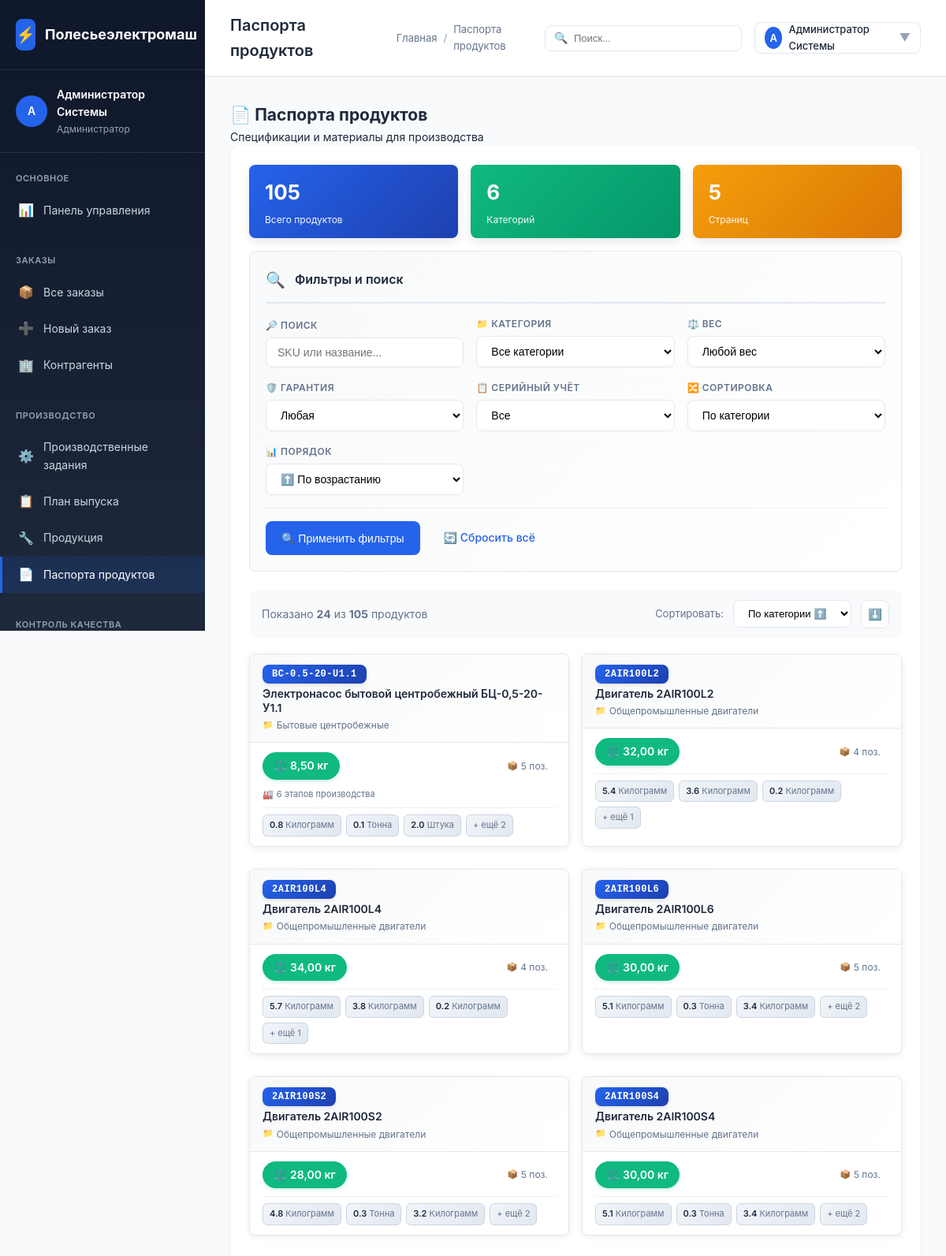
The page /polesie/modules/products/passports.php (signed in, upper part) on the database its author committed.
### tables this page shows
CREATE TABLE `users` (
  `id` INT AUTO_INCREMENT PRIMARY KEY,
  `username` VARCHAR(50) NOT NULL UNIQUE,
  `password_hash` VARCHAR(255) NOT NULL,
  `full_name` VARCHAR(100) NOT NULL,
  `email` VARCHAR(100),
  `role_id` INT,
  `is_active` BOOLEAN DEFAULT TRUE,
  `created_at` TIMESTAMP DEFAULT CURRENT_TIMESTAMP,
  CONSTRAINT `fk_users_role` FOREIGN KEY (`role_id`) REFERENCES `user_roles`(`id`) ON DELETE SET NULL
);

CREATE TABLE `user_roles` (
  `id` INT AUTO_INCREMENT PRIMARY KEY,
  `name` VARCHAR(100) NOT NULL,
  `code` VARCHAR(50) NOT NULL UNIQUE,
  `description` TEXT,
  `permissions` JSON
);

CREATE TABLE `products` (
  `id` INT AUTO_INCREMENT PRIMARY KEY,
  `article` VARCHAR(50) NOT NULL UNIQUE,
  `name` VARCHAR(200) NOT NULL,
  `category_id` INT,
  `base_unit_id` INT,
  `specifications` JSON,
  `image` VARCHAR(255),
  `base_price` DECIMAL(15,2),
  `currency` CHAR(3) DEFAULT 'BYN',
  `is_active` BOOLEAN DEFAULT TRUE,
  `created_at` TIMESTAMP DEFAULT CURRENT_TIMESTAMP,
  CONSTRAINT `fk_prod_category` FOREIGN KEY (`category_id`) REFERENCES `product_categories`(`id`) ON DELETE SET NULL,
  CONSTRAINT `fk_prod_unit` FOREIGN KEY (`base_unit_id`) REFERENCES `base_units`(`id`) ON DELETE SET NULL
);

CREATE TABLE `product_categories` (
  `id` INT AUTO_INCREMENT PRIMARY KEY,
  `parent_id` INT,
  `name` VARCHAR(100) NOT NULL,
  `name_ru` VARCHAR(100),
  `code` VARCHAR(50) UNIQUE,
  `description` TEXT,
  CONSTRAINT `fk_prod_cat_parent` FOREIGN KEY (`parent_id`) REFERENCES `product_categories`(`id`) ON DELETE CASCADE
);

CREATE TABLE `product_passports` (
  `id` INT AUTO_INCREMENT PRIMARY KEY,
  `product_id` INT NOT NULL UNIQUE,
  `total_weight_kg` DECIMAL(10,3) DEFAULT 0,
  `warranty_months` INT DEFAULT 12,
  `is_serial_tracked` BOOLEAN DEFAULT FALSE,
  `production_notes` TEXT,
  `quality_requirements` TEXT,
  `created_at` TIMESTAMP DEFAULT CURRENT_TIMESTAMP,
  `updated_at` TIMESTAMP DEFAULT CURRENT_TIMESTAMP ON UPDATE CURRENT_TIMESTAMP,
  CONSTRAINT `fk_pp_product` FOREIGN KEY (`product_id`) REFERENCES `products`(`id`) ON DELETE CASCADE
);

CREATE TABLE `product_passport_materials` (
  `id` INT AUTO_INCREMENT PRIMARY KEY,
  `passport_id` INT NOT NULL,
  `material_id` INT NOT NULL,
  `quantity` DECIMAL(10,3) DEFAULT 0,
  `unit_id` INT,
  `weight_kg` DECIMAL(10,3) DEFAULT 0,
  `percentage` DECIMAL(5,2) DEFAULT 0,
  `sort_order` INT DEFAULT 0,
  `notes` TEXT,
  CONSTRAINT `fk_ppm_passport` FOREIGN KEY (`passport_id`) REFERENCES `product_passports`(`id`) ON DELETE CASCADE,
  CONSTRAINT `fk_ppm_material` FOREIGN KEY (`material_id`) REFERENCES `materials`(`id`) ON DELETE CASCADE,
  CONSTRAINT `fk_ppm_unit` FOREIGN KEY (`unit_id`) REFERENCES `base_units`(`id`) ON DELETE SET NULL
);

CREATE TABLE `base_units` (
  `id` INT AUTO_INCREMENT PRIMARY KEY,
  `name` VARCHAR(50) NOT NULL,
  `code` VARCHAR(20) NOT NULL UNIQUE,
  `symbol` VARCHAR(10)
);

### polesie/modules/products/passports.php (the view, shortened to what the rows shown need)
<?php
require_once __DIR__ . '/../../config/config.php';
$user = getCurrentUser();
$pdo = getDbConnection();
$pageTitle = 'Паспорта продуктов';
$sortBy = $_GET['sort'] ?? 'category';
$sortOrder = $_GET['order'] ?? 'asc';
$page = max(1, (int)($_GET['page'] ?? 1));
$perPage = 24;
$query = "
    SELECT
        pp.id as passport_id,
        p.id as product_id,
        p.article as sku,
        p.name as product_name,
        pc.name as category_name,
        pc.code as category_code,
        pp.total_weight_kg,
        pp.warranty_months,
        pp.is_serial_tracked,
        pp.production_notes,
        pp.quality_requirements,
        p.specifications
    FROM products p
    LEFT JOIN product_passports pp ON pp.product_id = p.id
    LEFT JOIN product_categories pc ON p.category_id = pc.id
    WHERE p.is_active = TRUE
";
$params = [];
$sortOrder = strtolower($sortOrder) === 'desc' ? 'DESC' : 'ASC';
switch ($sortBy) {
    case 'category':
    default:
        $query .= " ORDER BY pc.name {$sortOrder}, p.name ASC";
        break;
}
$countQuery = "SELECT COUNT(*) as total FROM ({$query}) as count_query";
$countStmt = $pdo->prepare($countQuery);
$countStmt->execute($params);
$totalProducts = (int)$countStmt->fetch()['total'];
$totalPages = ceil($totalProducts / $perPage);
$page = min($page, $totalPages ?: 1);
$query .= " LIMIT :limit OFFSET :offset";
$stmt = $pdo->prepare($query);
$stmt->bindValue(':limit', (int)$perPage, PDO::PARAM_INT);
$stmt->bindValue(':offset', (int)(($page - 1) * $perPage), PDO::PARAM_INT);
$stmt->execute();
$passports = $stmt->fetchAll();
?>
<!DOCTYPE html>
<html lang="ru">
<head>
    <link rel="stylesheet" href="<?= asset('assets/css/style.css') ?>">
</head>
<body>
    <div class="app-container">
        <?php include BASE_PATH . '/includes/sidebar.php'; ?>
        <div class="main-content">
            <?php include BASE_PATH . '/includes/topbar.php'; ?>
            <div class="content-area">
                <div class="content">
                    <div class="page-header">
                        <div class="page-header-title">
                            <h2>📄 Паспорта продуктов</h2>
                        </div>
                    </div>
                    <div class="card">
                        <div class="card-body">
                            <div style="margin-top: 20px;">
                                <?php if (empty($passports)): ?>
                                    <div class="empty-state">
                                        <div class="empty-state-icon">📄</div>
                                        <h3>Паспорта не найдены</h3>
                                        <p>Измените параметры поиска или сбросьте фильтры</p>
                                        <a href="passports.php" class="btn btn-primary" style="margin-top: 16px;">🔄 Сбросить фильтры</a>
                                    </div>
                                <?php else: ?>
                                    <div style="display: grid; grid-template-columns: repeat(auto-fill, minmax(350px, 1fr)); gap: 16px;">
                                        <?php foreach ($passports as $index => $passport): ?>
                                            <?php
                                            $matStmt = $pdo->prepare("
                                                SELECT
                                                    ppm.quantity,
                                                    bu.name as unit,
                                                    m.code as material_code,
                                                    m.name_full as material_name,
                                                    mc.name as material_category
                                                FROM product_passport_materials ppm
                                                JOIN materials m ON ppm.material_id = m.id
                                                LEFT JOIN material_categories mc ON m.category_id = mc.id
                                                LEFT JOIN base_units bu ON ppm.unit_id = bu.id
                                                WHERE ppm.passport_id = :passport_id
                                                ORDER BY ppm.sort_order, m.name_full
                                            ");
                                            $matStmt->execute([':passport_id' => $passport['passport_id']]);
                                            $materials = $matStmt->fetchAll();
                                            $stageStmt = $pdo->prepare("
                                                SELECT
                                                    rco.operation_number,
                                                    rco.name as operation_name,
                                                    rco.description,
                                                    rco.time_norm_hours,
                                                    ps.name as stage_name,
                                                    ps.color as stage_color,
                                                    rco.work_center,
                                                    rco.equipment
                                                FROM route_card_operations rco
                                                LEFT JOIN production_stages ps ON rco.stage_id = ps.id
                                                WHERE rco.route_card_id IN (
                                                    SELECT id FROM route_cards WHERE product_id = :product_id AND is_active = TRUE
                                                )
                                                ORDER BY rco.sort_order, rco.operation_number
                                            ");
                                            $stageStmt->execute([':product_id' => $passport['product_id']]);
                                            $stages = $stageStmt->fetchAll();
                                            ?>
                                            <div class="passport-card" data-passport-id="<?= $passport['passport_id'] ?>" onclick="openPassportModal(this)">
                                                <div class="passport-card-header">
                                                    <div style="flex: 1;">
                                                        <span class="passport-sku"><?= e($passport['sku']) ?></span>
                                                        <div class="passport-title"><?= e($passport['product_name']) ?></div>
                                                        <div class="passport-category"><?= e($passport['category_name'] ?? 'Без категории') ?></div>
                                                    </div>
                                                </div>
                                                <div class="passport-card-body">
                                                    <div class="card-info-row">
                                                        <span class="weight-badge">⚖️ <?= number_format($passport['total_weight_kg'] ?? 0, 2, ',', ' ') ?> кг</span>
                                                        <span class="materials-count"><?= count($materials) ?> поз.</span>
                                                    </div>
                                                    <?php if (count($stages) > 0): ?>
                                                        <div style="margin-top: 8px; font-size: 11px; color: var(--text-secondary); display: flex; align-items: center; gap: 4px;">
                                                            <span>🏭</span>
                                                            <span><?= count($stages) ?> этапов производства</span>
                                                        </div>
                                                    <?php endif; ?>
                                                    <div class="materials-preview">
                                                        <?php
                                                        $previewMaterials = array_slice($materials, 0, 3);
                                                        foreach ($previewMaterials as $mat):
                                                        ?>
                                                            <span class="material-tag">
                                                                <strong><?= number_format($mat['quantity'], 1) ?></strong> <?= e($mat['unit'] ?? 'шт') ?>
                                                            </span>
                                                        <?php endforeach; ?>
                                                        <?php if (count($materials) > 3): ?>
                                                            <span class="material-tag">+ ещё <?= count($materials) - 3 ?></span>
                                                        <?php endif; ?>
                                                    </div>
                                                </div>
                                            </div>
                                        <?php endforeach; ?>
                                    </div>
                                <?php endif; ?>
                            </div>
                        </div>
                    </div>
                </div>
            </div>
        </div>
    </div>
</body>
</html>

### polesie/includes/sidebar.php (shortened to what the rows shown need)
<div class="sidebar">
    <div class="sidebar-user">
        <div class="sidebar-user-info">
            <div class="sidebar-user-avatar">
                <?= mb_substr($user['full_name'], 0, 1) ?>
            </div>
            <div class="sidebar-user-details">
                <div class="sidebar-user-name"><?= e($user['full_name']) ?></div>
                <div class="sidebar-user-role"><?= e($user['role_name']) ?></div>
            </div>
        </div>
    </div>
</div>

### polesie/includes/topbar.php (shortened to what the rows shown need)
<div class="topbar">
    <div class="topbar-left">
        <h1 class="topbar-title"><?= e($pageTitle) ?></h1>
    </div>
    <div class="topbar-right">
        <div style="position: relative;">
            <div class="topbar-action" onclick="toggleProfileMenu()" style="width: auto; padding: 8px 12px; gap: 8px;">
                <div style="width: 28px; height: 28px; background: var(--primary-color); border-radius: 50%; display: flex; align-items: center; justify-content: center; color: white; font-size: 13px; font-weight: 600;">
                    <?= mb_substr($user['full_name'], 0, 1) ?>
                </div>
                <span style="font-size: 13px; font-weight: 500;"><?= e($user['full_name']) ?></span>
                <span style="color: var(--text-muted);">▼</span>
            </div>
        </div>
    </div>
</div>

### rows shown on the page
users: full_name "А", full_name "Администратор Системы", role.name "Администратор"
products: article "BC-0.5-20-U1.1", name "Электронасос бытовой центробежный БЦ-0,5-20-У1.1", category.name "Бытовые центробежные", product_passports.total_weight_kg "8,50", count($materials) "5", count($stages) "6", count($materials) - 3 "2"
product_passport_materials: quantity "0.8", unit.name "Килограмм"
product_passport_materials: quantity "0.1", unit.name "Тонна"
product_passport_materials: quantity "2.0", unit.name "Штука"
products: article "2AIR100L2", name "Двигатель 2AIR100L2", category.name "Общепромышленные двигатели", product_passports.total_weight_kg "32,00", count($materials) "4", count($materials) - 3 "1"
product_passport_materials: quantity "5.4", unit.name "Килограмм"
product_passport_materials: quantity "3.6", unit.name "Килограмм"
product_passport_materials: quantity "0.2", unit.name "Килограмм"
products: article "2AIR100L4", name "Двигатель 2AIR100L4", category.name "Общепромышленные двигатели", product_passports.total_weight_kg "34,00", count($materials) "4", count($materials) - 3 "1"
product_passport_materials: quantity "5.7", unit.name "Килограмм"
product_passport_materials: quantity "3.8", unit.name "Килограмм"
product_passport_materials: quantity "0.2", unit.name "Килограмм"
products: article "2AIR100L6", name "Двигатель 2AIR100L6", category.name "Общепромышленные двигатели", product_passports.total_weight_kg "30,00", count($materials) "5", count($materials) - 3 "2"
product_passport_materials: quantity "5.1", unit.name "Килограмм"
product_passport_materials: quantity "0.3", unit.name "Тонна"
product_passport_materials: quantity "3.4", unit.name "Килограмм"
products: article "2AIR100S2", name "Двигатель 2AIR100S2", category.name "Общепромышленные двигатели", product_passports.total_weight_kg "28,00", count($materials) "5", count($materials) - 3 "2"
product_passport_materials: quantity "4.8", unit.name "Килограмм"
product_passport_materials: quantity "0.3", unit.name "Тонна"
product_passport_materials: quantity "3.2", unit.name "Килограмм"
products: article "2AIR100S4", name "Двигатель 2AIR100S4", category.name "Общепромышленные двигатели", product_passports.total_weight_kg "30,00", count($materials) "5", count($materials) - 3 "2"

### other values the page prints
$pageTitle "Паспорта продуктов"
$totalProducts "105"
count($categories) "6"
$totalPages "5"
count($passports) "24"
